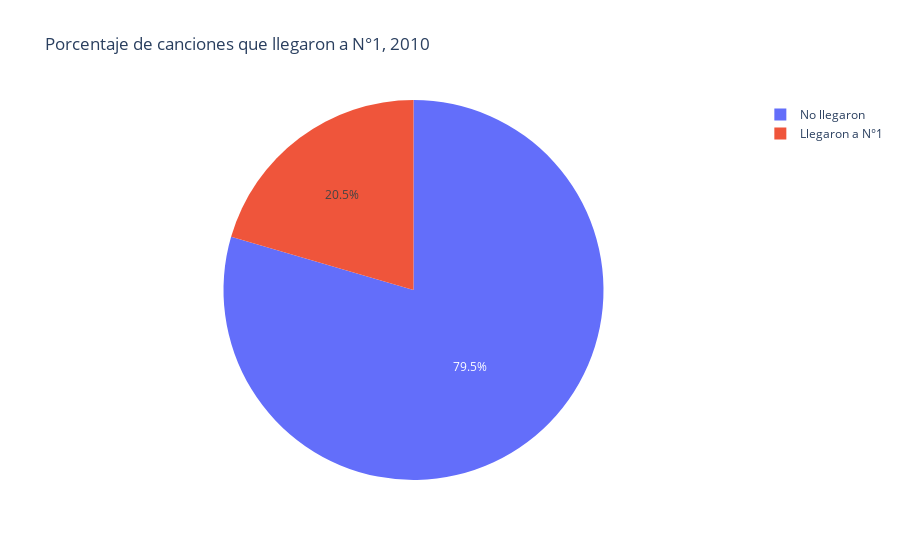
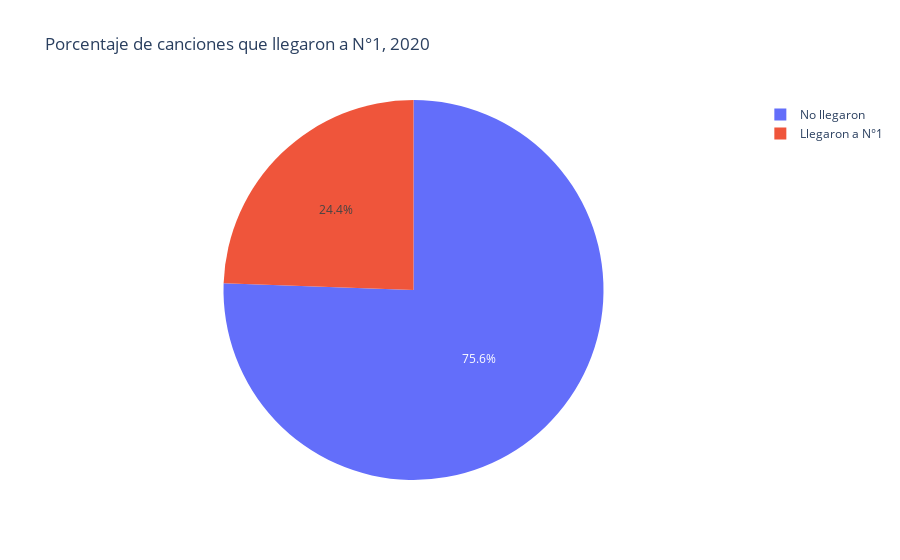

Notebook code for these charts, in order:
### Code cell
#separar por decada para futuro

todo2010s = dfAll[dfAll.year < 2012]
todo2020s = dfAll[dfAll.year >2012]

#seleccionar canciones que llegaron a n1, 2010s

songsThatReachedN12010s = songsPerYear[songsPerYear['year']== 2010]

#seleccionar canciones que NO llegaron a n1, 2010s
totalSongs2010s = songsPerYeartodo[songsPerYeartodo['year']== 2010]

#seleccionar canciones que llegaron a n1, 2020s
songsThatReachedN12020s = songsPerYear[songsPerYear['year']== 2020]

#seleccionar canciones que NO llegaron a n1, 2010s
totalSongs2020s = songsPerYeartodo[songsPerYeartodo['year']== 2020]


#Figuras con canciones que llegaron a n1

figN1PercentagePie2010s = px.pie(
                                title = 'Porcentaje de canciones que llegaron a N°1, 2010',
                                names = ['No llegaron', 'Llegaron a N°1'], 
                                values = [(totalSongs2010s.shape[0] - songsThatReachedN12010s.shape[0]), songsThatReachedN12010s.shape[0]])
figN1PercentagePie2010s.show()


figN1PercentagePie2020s = px.pie(
                                title = 'Porcentaje de canciones que llegaron a N°1, 2020',
                                names = ['No llegaron', 'Llegaron a N°1'], 
                                 values = [(totalSongs2020s.shape[0] - songsThatReachedN12020s.shape[0]), songsThatReachedN12020s.shape[0]])
figN1PercentagePie2020s.show()

### Figure 1 — Plotly figure (JSON) as saved in the notebook; plotly's stock layout.template omitted (floating-point values rounded to 4 significant figures)
{"data": [{"domain": {"x": [0, 1], "y": [0, 1]}, "hovertemplate": "label=%{label}<br>value=%{value}<extra></extra>", "labels": ["No llegaron", "Llegaron a N°1"], "legendgroup": "", "name": "", "showlegend": true, "type": "pie", "values": [66, 17]}], "layout": {"legend": {"tracegroupgap": 0}, "title": {"text": "Porcentaje de canciones que llegaron a N°1, 2010"}}}

### Figure 2 — Plotly figure (JSON) as saved in the notebook; plotly's stock layout.template omitted (floating-point values rounded to 4 significant figures)
{"data": [{"domain": {"x": [0, 1], "y": [0, 1]}, "hovertemplate": "label=%{label}<br>value=%{value}<extra></extra>", "labels": ["No llegaron", "Llegaron a N°1"], "legendgroup": "", "name": "", "showlegend": true, "type": "pie", "values": [68, 22]}], "layout": {"legend": {"tracegroupgap": 0}, "title": {"text": "Porcentaje de canciones que llegaron a N°1, 2020"}}}
